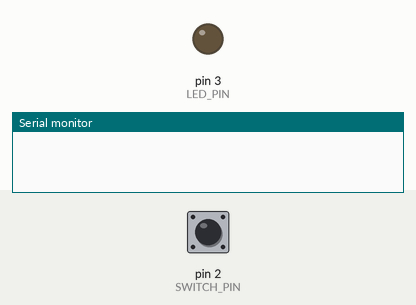
The sketch below on a simulated Arduino Mega 2560, built with avr-gcc and run on an emulated ATmega2560. On the bench: output pins drawn as LEDs (lit = HIGH), the last lines printed to the serial monitor. The test bench sets the inputs (shaded band); at power-on: pin 2 (SWITCH_PIN) HIGH. The modem accepts every AT command (registered, SIM ready, sends succeed) and sends nothing else.

Above: at 1.2 s.
1.3 s: pin 2 (SWITCH_PIN) pulled LOW for 0.15 s
At 2.5 s:
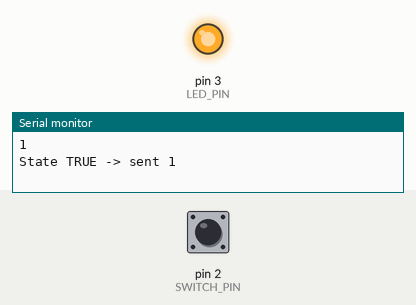
2.9 s: pin 2 (SWITCH_PIN) pulled LOW for 1 s
At 3.8 s:
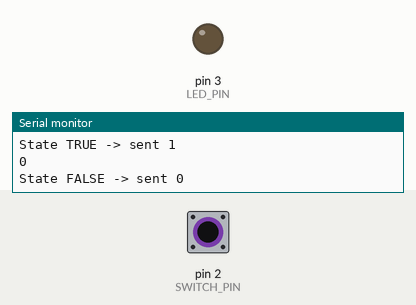
5.4 s: pin 2 (SWITCH_PIN) pulled LOW for 3.2 s
At 5.7 s:
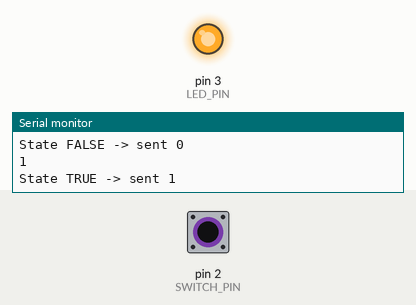
Timing chart, 0 to 8.4 s (numbered marks = the images above; inputs shaded):
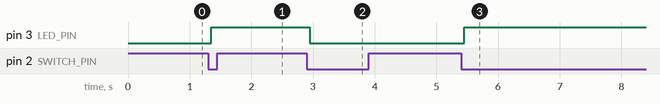

The sketch:

Controller.ino
```cpp
const byte SWITCH_PIN = 2;
const byte LED_PIN = 3;

bool state = false;
bool buttonState = HIGH;
bool lastReading = HIGH;

unsigned long lastDebounceTime = 0;
const unsigned long debounceDelay = 50;

void setup()
{
  Serial.begin(9600);
  Serial1.begin(115200);

  pinMode(SWITCH_PIN, INPUT_PULLUP);
  pinMode(LED_PIN, OUTPUT);

  updateLED();
}

void loop()
{
  bool reading = digitalRead(SWITCH_PIN);

  if (reading != lastReading)
  {
    lastDebounceTime = millis();
  }

  if ((millis() - lastDebounceTime) > debounceDelay)
  {
    if (reading != buttonState)
    {
      buttonState = reading;

      if (buttonState == LOW)
      {
        state = !state;
        updateLED();

        if (state == true)
        {
          send_data(1, 1);
          Serial.println("State TRUE -> sent 1");
        }

        if (state == false)
        {
          send_data(0, 1);
          Serial.println("State FALSE -> sent 0");
        }
      }
    }
  }

  lastReading = reading;
}

void updateLED()
{
  digitalWrite(LED_PIN, state);
}

void send_data(int i, int valuelength)
{
  String mymessage;
  mymessage = "AT+SEND=0," + String(valuelength) + "," + String(i);
  Serial1.println(mymessage);
  Serial.println(i);
}
```

Measured:
- after the input at 1.3 s, pin 3 (LED_PIN): LOW → HIGH after 0.05 s
- after the input at 2.9 s, pin 3 (LED_PIN): HIGH → LOW after 0.05 s
- after the input at 5.4 s, pin 3 (LED_PIN): LOW → HIGH after 0.05 s
